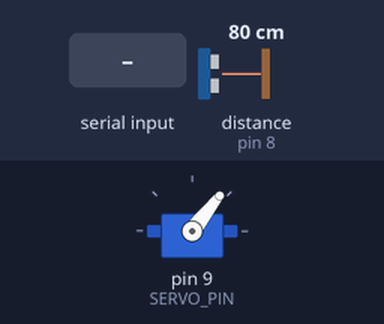
The sketch below on a simulated Arduino Nano, built with avr-gcc and run on an emulated ATmega328P. On the bench: servo. Wiring (inferred from the names in the program): ultrasonic range finder: trigger pin 7; echo pin 8. The test bench sets the inputs (shaded band); at power-on: distance to the obstacle (sensor on pin 8) 80 cm. The echo pulse lasts 58.3 µs per cm; what the sketch prints to the serial monitor is not drawn.

Above: at 1.78 s.
1.8 s: distance to the obstacle (sensor on pin 8) set to 2 cm
At 2.06 s:
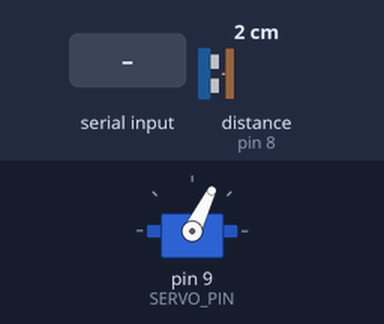
4.8 s: "LOCK:\n" received over the second serial link
6.3 s: "UNLOCK\n" received over the second serial link
At 6.46 s:
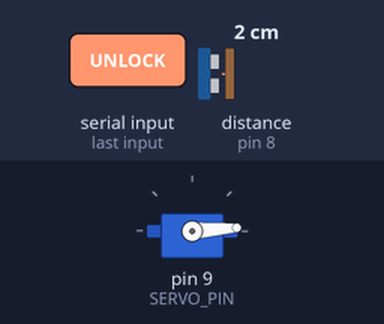
At 6.82 s:
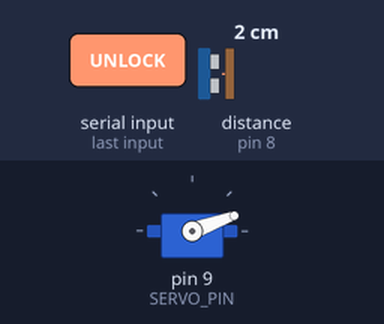
9.3 s: "LOCK:90\n" received over the second serial link
Timing chart, 0 to 11.8 s (numbered marks = the images above; inputs shaded):
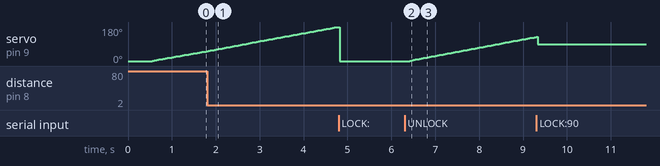

Measured:
- after the input at 6.3 s, servo on pin 9 (SERVO_PIN): moves from 0° to 128° over 2.9 s, starting after 0.12 s
- by itself, servo on pin 9 (SERVO_PIN): rises from 52° to 180° in 2.9 s, then falls to 178° in 0.05 s

The sketch:

Radar.ino
```cpp
#include <Arduino.h>
#include <Servo.h>
#include <SoftwareSerial.h>

#define TRIG_PIN 7
#define ECHO_PIN 8
#define SERVO_PIN 9

// Nano पर SoftwareSerial के लिए Pins (आप इन्हें बदल भी सकते हैं)
#define NANO_RX_PIN 2
#define NANO_TX_PIN 3

#define MIN_ANGLE 0
#define MAX_ANGLE 180
#define STEP_ANGLE 2

#define MAX_DISTANCE 249
#define SERVO_DELAY 30

Servo radarServo;
SoftwareSerial espSerial(NANO_RX_PIN, NANO_TX_PIN); // ESP32 से बात करने के लिए

int angleNow = 0;
int direction = 1;

bool locked = false;
int lockedAngle = 0;
bool radarRunning = true;

String commandBuffer;

// =====================================================
// ULTRASONIC
// =====================================================
long readDistance()
{
  digitalWrite(TRIG_PIN, LOW);
  delayMicroseconds(2);

  digitalWrite(TRIG_PIN, HIGH);
  delayMicroseconds(10);

  digitalWrite(TRIG_PIN, LOW);

  unsigned long duration = pulseIn(ECHO_PIN, HIGH, 30000UL);

  if (duration == 0)
    return MAX_DISTANCE;

  long distance = duration / 58;

  if (distance < 2 || distance > MAX_DISTANCE)
    return MAX_DISTANCE;

  return distance;
}

// =====================================================
// RADAR DATA (ESP32 को भेजना)
// =====================================================
void sendRadar()
{
  long distance = readDistance();

  // ESP32 को डेटा भेजना (SoftwareSerial के ज़रिए)
  espSerial.print("RADAR,");
  espSerial.print(angleNow);
  espSerial.print(",");
  espSerial.println(distance);
}

// =====================================================
// LOCK
// =====================================================
void lockRadar(int angle)
{
  angle = constrain(angle, 0, 180);

  lockedAngle = angle;
  angleNow = angle;
  locked = true;

  radarServo.write(lockedAngle);

  Serial.println(F("========================================"));
  Serial.print(F("[NANO DEBUG] Radar Locked at: "));
  Serial.println(lockedAngle);
  Serial.println(F("========================================"));

  espSerial.print("RADAR_LOCKED,");
  espSerial.println(lockedAngle);
}

// =====================================================
// UNLOCK
// =====================================================
void unlockRadar()
{
  locked = false;

  if (angleNow >= MAX_ANGLE)
    direction = -1;
  else if (angleNow <= MIN_ANGLE)
    direction = 1;

  Serial.println(F("========================================"));
  Serial.println(F("[NANO DEBUG] Radar Unlocked"));
  Serial.println(F("========================================"));

  espSerial.println("RADAR_UNLOCKED");
}

// =====================================================
// COMMAND PROCESSOR
// =====================================================
void processCommand(String command)
{
  command.trim();
  if (command.length() == 0)
    return;

  Serial.println(F("----------------------------------------"));
  Serial.print(F("[NANO RECEIVED ← ESP32]: "));
  Serial.println(command);
  Serial.println(F("----------------------------------------"));

  if (command.startsWith("LOCK:"))
  {
    int angle = command.substring(5).toInt();
    lockRadar(angle);
    return;
  }

  if (command == "UNLOCK")
  {
    unlockRadar();
    return;
  }

  if (command == "STOP")
  {
    radarRunning = false;
    locked = false;
    Serial.println(F("[NANO DEBUG] Radar Stopped"));
    espSerial.println("RADAR_STOPPED");
    return;
  }

  if (command == "START")
  {
    radarRunning = true;
    locked = false;
    Serial.println(F("[NANO DEBUG] Radar Started"));
    espSerial.println("RADAR_STARTED");
    return;
  }
}

// =====================================================
// READ COMMAND FROM ESP32
// =====================================================
void readCommands()
{
  while (espSerial.available())
  {
    char c = espSerial.read();

    if (c == '\n')
    {
      processCommand(commandBuffer);
      commandBuffer = "";
    }
    else if (c != '\r')
    {
      commandBuffer += c;
      if (commandBuffer.length() > 32)
        commandBuffer = "";
    }
  }
}

// =====================================================
// SETUP
// =====================================================
void setup()
{
  Serial.begin(115200);      // कंप्यूटर पर मॉनिटर देखने के लिए (115200)
  espSerial.begin(9600);    // ESP32 के साथ कम्यूनिकेशन के लिए (9600)

  pinMode(TRIG_PIN, OUTPUT);
  pinMode(ECHO_PIN, INPUT);

  radarServo.attach(SERVO_PIN);

  angleNow = 0;
  direction = 1;
  radarServo.write(0);

  delay(500);

  Serial.println(F("========================================"));
  Serial.println(F("[BOOT] NANO RADAR READY (SoftwareSerial)"));
  Serial.println(F("========================================"));
}

// =====================================================
// LOOP
// =====================================================
void loop()
{
  readCommands();

  if (!radarRunning)
  {
    delay(50);
    return;
  }

  if (locked)
  {
    radarServo.write(lockedAngle);
    angleNow = lockedAngle;
    sendRadar();
    delay(100);
    return;
  }

  radarServo.write(angleNow);
  delay(SERVO_DELAY);

  readCommands();

  if (locked)
    return;

  sendRadar();

  angleNow += direction * STEP_ANGLE;

  if (angleNow >= MAX_ANGLE)
  {
    angleNow = MAX_ANGLE;
    direction = -1;
  }

  if (angleNow <= MIN_ANGLE)
  {
    angleNow = MIN_ANGLE;
    direction = 1;
  }
}
```
